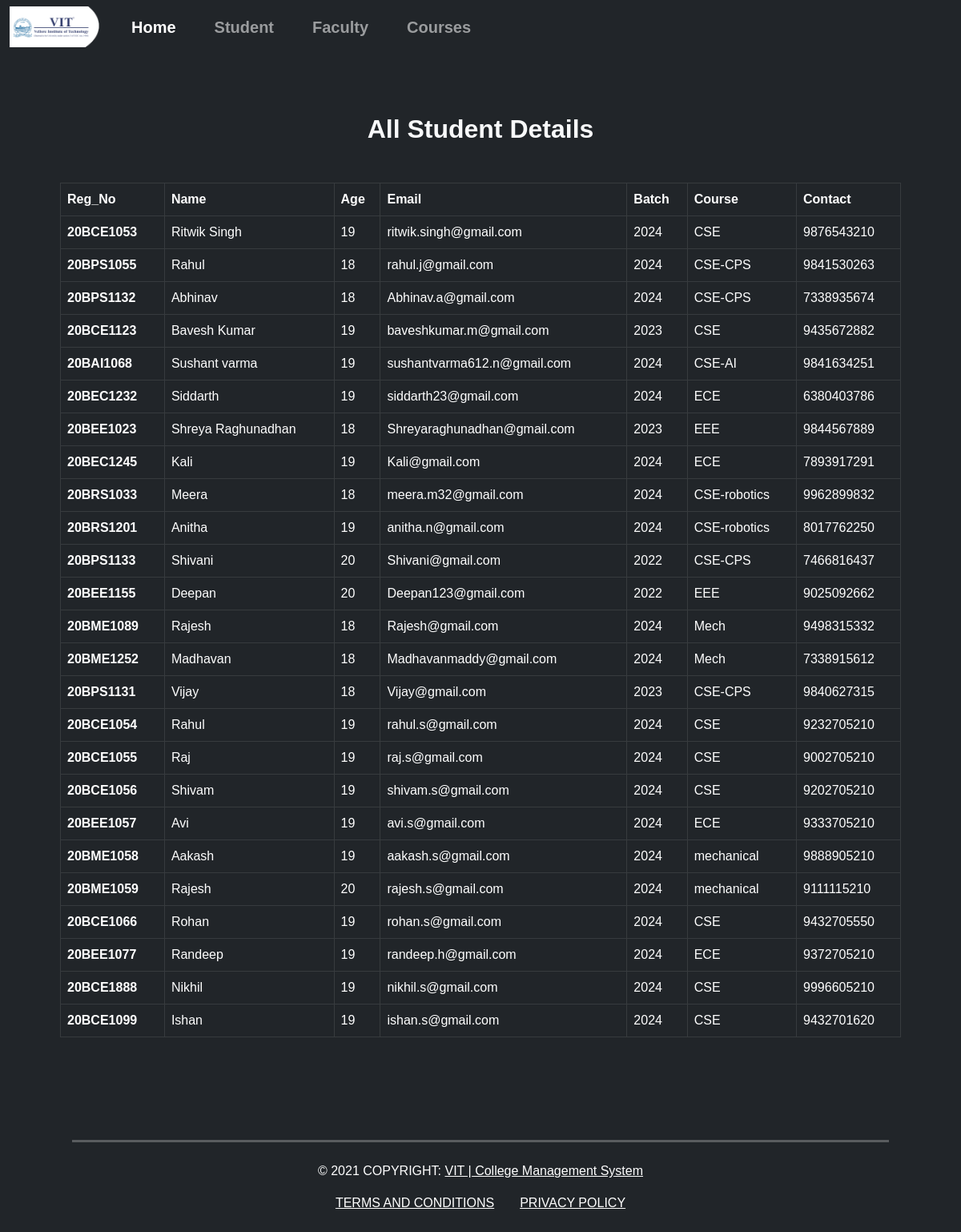
/student_view2, run on the app's committed database.
### app.py (models this page shows)
class Student(db.Model) :
    reg_no = db.Column(db.String(30), primary_key=True)
    name = db.Column(db.String(100), nullable=False)
    email = db.Column(db.String(100), nullable=False)
    course = db.Column(db.String(10), nullable=False)
    age = db.Column(db.Integer, nullable=False)
    phone = db.Column(db.Integer)
    batch = db.Column(db.Integer, nullable=False)

### app.py (the view)
@app.route('/student_view2')
def student_view2():
    allStudents = Student.query.all()
    return render_template('student_view2.html', allStudents=allStudents)

### templates/student_view2.html
{% extends 'layout.html' %}
{% block content %}
<section class="about">
    <h2 class="text-center my-5"><strong>All Student Details</strong></h2>
    <table class="table table-bordered table-dark">
        <thead>
        <tr>
            <th scope="col">Reg_No</th>
            <th scope="col">Name</th>
            <th scope="col">Age</th>
            <th scope="col">Email</th>
            <th scope="col">Batch</th>
            <th scope="col">Course</th>
            <th scope="col">Contact</th>
        </tr>
        </thead>
        <tbody>
            {% for st in allStudents %}
            <tr>
                <th scope="row">{{st.reg_no}}</th>
                <td>{{st.name}}</td>
                <td>{{st.age}}</td>
                <td>{{st.email}}</td>
                <td>{{st.batch}}</td>
                <td>{{st.course}}</td>
                <td>{{st.phone}}</td>
            </tr>
            {% endfor %}
        </tbody>
    </table>
</section>
{% endblock content %}

### templates/layout.html (shortened to what this page needs)
<!DOCTYPE html>
<html lang="en">
  <head>
    <link
      href="https://cdn.jsdelivr.net/npm/bootstrap@5.0.0-beta3/dist/css/bootstrap.min.css"
      rel="stylesheet"
    />
    <link rel="stylesheet" href="{{ url_for('static', filename='css/styles.css') }}">
  </head>
  <body class="bg-dark text-light">
    <nav class="navbar navbar-expand-lg navbar-dark ">
        <div class="container-fluid">
            <a class="navbar-brand py-0" href="#">
                <img class="img-brand" src="{{ url_for('static', filename='img/brand.png') }}">
            </a>
            <div class="collapse navbar-collapse" id="navbarNavAltMarkup">
                <div class="navbar-nav">
                    <a class="nav-link active mx-3" aria-current="page" href="/">Home</a>
                    <a class="nav-link mx-3" href="{{ url_for('student') }}" target="_blank">Student</a>
                    <a class="nav-link mx-3" href="{{ url_for('faculty') }}" target="_blank">Faculty</a>
                    <a class="nav-link mx-3" href="{{ url_for('courses') }}" target="_blank">Courses</a>
                </div>
            </div>
        </div>
    </nav>
    {% block content %}
    {% endblock content %}
    <footer id="footer" class="bg-dark text-white text-center align-items-center py-4">
        <hr class="my-4">
            © 2021 COPYRIGHT:
        <a class="text-white" href="/" target="_blank">VIT | College Management System</a>
        <div class="d-flex justify-content-center mt-3">
            <a class="text-white mx-3" href="/" target="_blank">TERMS AND CONDITIONS</a>
            <a class="text-white mx-3" href="/" target="_blank">PRIVACY POLICY</a>
        </div>
    </footer>
  </body>

### static/css/styles.css (style rules this page uses)
body, h1, h2, h3, h4, h5, h6 { font-family: sans-serif; }
hr { width: 85%; padding-top: 3px; margin-left: auto; margin-right: auto; }
#footer { width: 100%; margin-top: 5rem; }
.navbar-nav { font-size: 20px; font-weight: 600; }
.navbar-brand { font-size: 30px; font-weight: 700; }
.about { margin: 75px; }
.img-brand { width: 7rem; }
.container p, h2, h3 { margin-top: 1rem; text-align: center; }

### data on the page
Student: reg_no "20BCE1053", name "Ritwik Singh", age "19", email "ritwik.singh@gmail.com", batch "2024", course "CSE", phone "9876543210"
Student: reg_no "20BPS1055", name "Rahul", age "18", email "rahul.j@gmail.com", batch "2024", course "CSE-CPS", phone "9841530263"
Student: reg_no "20BPS1132", name "Abhinav", age "18", email "Abhinav.a@gmail.com", batch "2024", course "CSE-CPS", phone "7338935674"
Student: reg_no "20BCE1123", name "Bavesh Kumar", age "19", email "baveshkumar.m@gmail.com", batch "2023", course "CSE", phone "9435672882"
Student: reg_no "20BAI1068", name "Sushant varma", age "19", email "sushantvarma612.n@gmail.com", batch "2024", course "CSE-AI", phone "9841634251"
Student: reg_no "20BEC1232", name "Siddarth", age "19", email "siddarth23@gmail.com", batch "2024", course "ECE", phone "6380403786"
Student: reg_no "20BEE1023", name "Shreya Raghunadhan", age "18", email "Shreyaraghunadhan@gmail.com", batch "2023", course "EEE", phone "9844567889"
Student: reg_no "20BEC1245", name "Kali", age "19", email "Kali@gmail.com", batch "2024", course "ECE", phone "7893917291"
Student: reg_no "20BRS1033", name "Meera", age "18", email "meera.m32@gmail.com", batch "2024", course "CSE-robotics", phone "9962899832"
Student: reg_no "20BRS1201", name "Anitha", age "19", email "anitha.n@gmail.com", batch "2024", course "CSE-robotics", phone "8017762250"
Student: reg_no "20BPS1133", name "Shivani", age "20", email "Shivani@gmail.com", batch "2022", course "CSE-CPS", phone "7466816437"
Student: reg_no "20BEE1155", name "Deepan", age "20", email "Deepan123@gmail.com", batch "2022", course "EEE", phone "9025092662"
Student: reg_no "20BME1089", name "Rajesh", age "18", email "Rajesh@gmail.com", batch "2024", course "Mech", phone "9498315332"
Student: reg_no "20BME1252", name "Madhavan", age "18", email "Madhavanmaddy@gmail.com", batch "2024", course "Mech", phone "7338915612"
Student: reg_no "20BPS1131", name "Vijay", age "18", email "Vijay@gmail.com", batch "2023", course "CSE-CPS", phone "9840627315"
Student: reg_no "20BCE1054", name "Rahul", age "19", email "rahul.s@gmail.com", batch "2024", course "CSE", phone "9232705210"
Student: reg_no "20BCE1055", name "Raj", age "19", email "raj.s@gmail.com", batch "2024", course "CSE", phone "9002705210"
Student: reg_no "20BCE1056", name "Shivam", age "19", email "shivam.s@gmail.com", batch "2024", course "CSE", phone "9202705210"
Student: reg_no "20BEE1057", name "Avi", age "19", email "avi.s@gmail.com", batch "2024", course "ECE", phone "9333705210"
Student: reg_no "20BME1058", name "Aakash", age "19", email "aakash.s@gmail.com", batch "2024", course "mechanical", phone "9888905210"
Student: reg_no "20BME1059", name "Rajesh", age "20", email "rajesh.s@gmail.com", batch "2024", course "mechanical", phone "9111115210"
Student: reg_no "20BCE1066", name "Rohan", age "19", email "rohan.s@gmail.com", batch "2024", course "CSE", phone "9432705550"
Student: reg_no "20BEE1077", name "Randeep", age "19", email "randeep.h@gmail.com", batch "2024", course "ECE", phone "9372705210"
Student: reg_no "20BCE1888", name "Nikhil", age "19", email "nikhil.s@gmail.com", batch "2024", course "CSE", phone "9996605210"
Student: reg_no "20BCE1099", name "Ishan", age "19", email "ishan.s@gmail.com", batch "2024", course "CSE", phone "9432701620"
